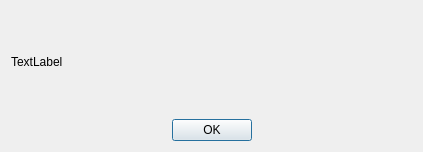
<?xml version="1.0" encoding="UTF-8"?>
<ui version="4.0">
 <class>EncryptionAuthentication</class>
 <widget class="QDialog" name="EncryptionAuthentication">
  <property name="geometry">
   <rect>
    <x>0</x>
    <y>0</y>
    <width>423</width>
    <height>152</height>
   </rect>
  </property>
  <property name="windowTitle">
   <string>Dialog</string>
  </property>
  <layout class="QVBoxLayout" name="verticalLayout">
   <item>
    <widget class="QLabel" name="errorLabel">
     <property name="sizePolicy">
      <sizepolicy hsizetype="Preferred" vsizetype="Expanding">
       <horstretch>0</horstretch>
       <verstretch>0</verstretch>
      </sizepolicy>
     </property>
     <property name="text">
      <string>TextLabel</string>
     </property>
    </widget>
   </item>
   <item>
    <layout class="QHBoxLayout" name="horizontalLayout">
     <item>
      <spacer name="horizontalSpacer">
       <property name="orientation">
        <enum>Qt::Horizontal</enum>
       </property>
       <property name="sizeHint" stdset="0">
        <size>
         <width>40</width>
         <height>20</height>
        </size>
       </property>
      </spacer>
     </item>
     <item>
      <widget class="QPushButton" name="pushButton">
       <property name="text">
        <string>OK</string>
       </property>
      </widget>
     </item>
     <item>
      <spacer name="horizontalSpacer_2">
       <property name="orientation">
        <enum>Qt::Horizontal</enum>
       </property>
       <property name="sizeHint" stdset="0">
        <size>
         <width>40</width>
         <height>20</height>
        </size>
       </property>
      </spacer>
     </item>
    </layout>
   </item>
  </layout>
 </widget>
 <resources/>
 <connections/>
</ui>
